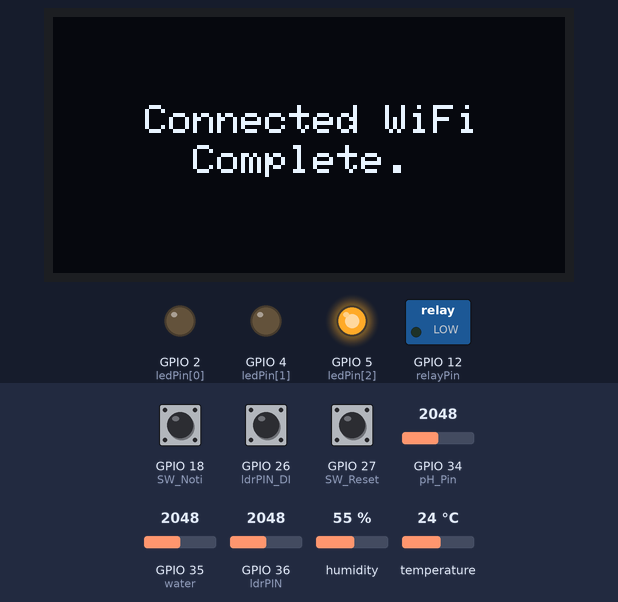
Bench run of a sketch on a simulated ESP32. On the bench: 128×64 one-colour display, switched loads named in the sketch (green lamp = pin HIGH), output pins drawn as LEDs (lit = HIGH). The test bench sets the inputs (shaded band); at power-on: temperature 24 °C, GPIO 27 (SW_Reset) HIGH, GPIO 18 (SW_Noti) HIGH, GPIO 26 (ldrPIN_DI) HIGH, GPIO 34 (pH_Pin) = 2048, GPIO 35 (water) = 2048, GPIO 36 (ldrPIN) = 2048, humidity 55 %. WiFi joins after 1.5 s; servers stay silent unless stated; uploads are accepted with an empty reply; EEPROM starts erased; what the sketch prints to the serial monitor is not drawn. At 23.5 s the program restarts the board; the recording ends there.

Above: at 1.6 s.
At 8.1 s:
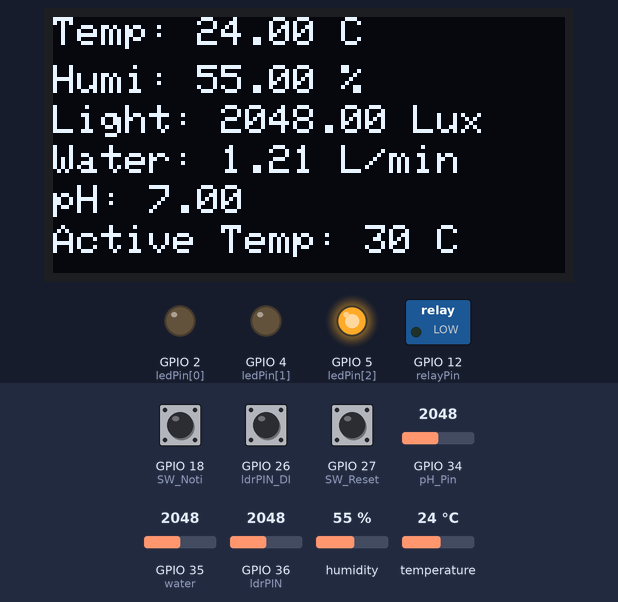
8.2 s: temperature set to 29.7 °C
At 12.7 s:
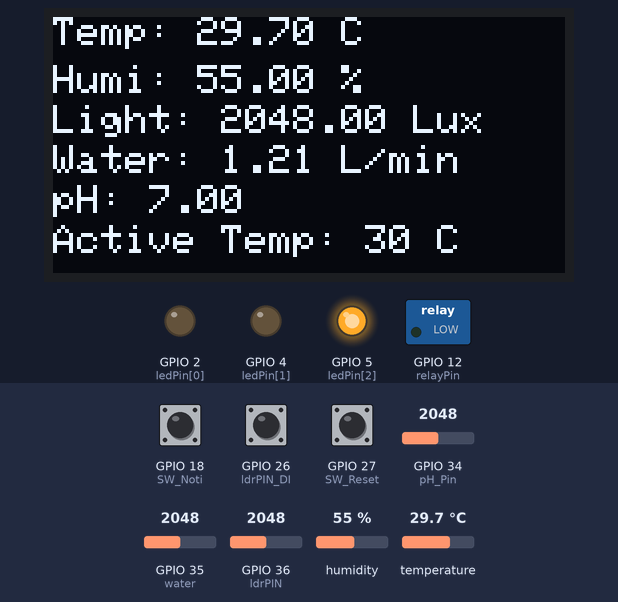
13.5 s: temperature set to 30.5 °C
At 17.8 s:
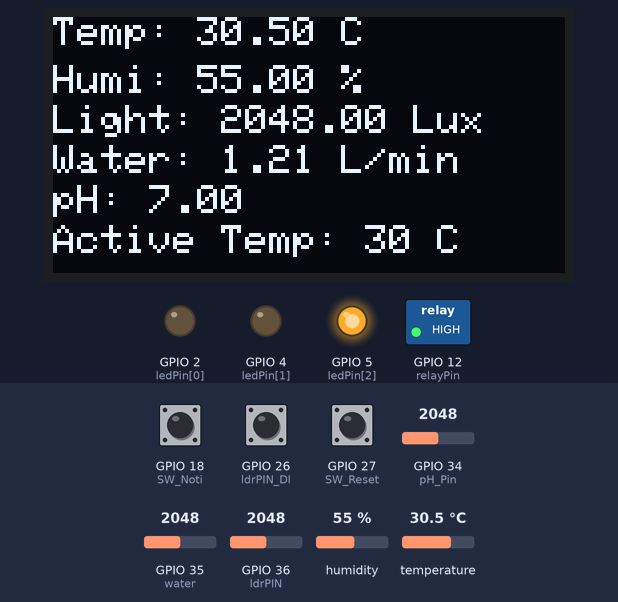
18.5 s: GPIO 27 (SW_Reset) pulled LOW for 3 s
At 18.8 s:
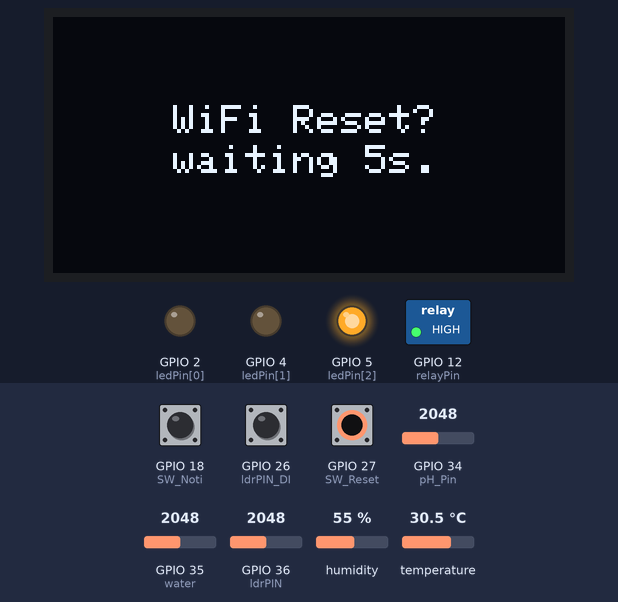
Timing chart, 0 to 21.5 s (numbered marks = the images above; inputs shaded):
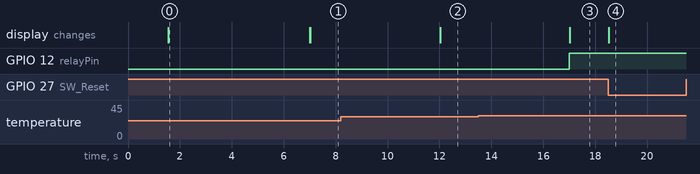

The sketch:

mini_project.ino
```cpp
#include <HTTPClient.h>
// #include <WiFiClientSecure.h>
#include <WiFiManager.h>
#include <WiFi.h>
#include "DHT.h"
#include <ArduinoJson.h>
#include <Adafruit_SH110X.h>
#include <EEPROM.h>

Adafruit_SH1106G display = Adafruit_SH1106G(128, 64, &Wire);

unsigned long lastTime = 0;
unsigned long lastNoti = 0;
unsigned long timeDelay = 5000;
unsigned long NotiDelay = 300;
float temp, humidity, ldr, ldr_d, flow;
bool statusDHT, statusRL, statusLDR, statusWT, statusFlow, statusPH;
bool statusReset = false;
bool statusNotic, statusNotic_d;
bool led1, led2;

#define SW_Reset 27
#define SW_Noti 18
#define relayPin 12
#define ldrPIN 36
#define ldrPIN_DI 26
#define pH_Pin 34
#define water 35
#define DHTPIN 14
#define DHTTYPE DHT22
int ledPin[] = {2, 4, 5};
int valueFan = 30;
float pHValue;

#define API_IP "http://172.25.11.118"
#define API_PATH_LED "/API/APISensor/fetchSensor.php"
#define API_PATH_INSERT "/API/APISensor/insertData.php"
#define API_NOTI "/API/notification.php"
#define API_LED "/API/APISensor/insertLED.php"

String APILED = String(API_IP) + String(API_PATH_LED);
String APIINSERT = String(API_IP) + String(API_PATH_INSERT);
String APINOTI = String(API_IP) + String(API_NOTI);
String APILED_IN = String(API_IP) + String(API_LED);

// WiFiClientSecure client;
WiFiManager WM;
DHT dht(DHTPIN, DHTTYPE);


void IRAM_ATTR resetWifi() {
  statusReset = true;
}

void IRAM_ATTR setNoti() {
  if (millis() - lastNoti > NotiDelay) {
    lastNoti = millis();
    statusNotic = !statusNotic;
    digitalWrite(ledPin[2], !statusNotic);
  }
}

void setup() {
  Serial.begin(115200);
  EEPROM.begin(2);

  for (int i : ledPin) pinMode(i, OUTPUT);
  pinMode(SW_Reset, INPUT_PULLUP);
  pinMode(SW_Noti, INPUT_PULLUP);
  pinMode(water, INPUT);
  pinMode(ldrPIN_DI, INPUT);
  pinMode(relayPin, OUTPUT);
  digitalWrite(relayPin, LOW);

  statusNotic = EEPROM.readBool(0);
  statusNotic_d = statusNotic;
  digitalWrite(ledPin[2], !statusNotic);

  attachInterrupt(SW_Reset, resetWifi, FALLING);
  attachInterrupt(SW_Noti, setNoti, FALLING);

  Wire.begin(21, 22);
  if (!display.begin(0x3C)) {
    Serial.println("OLED not found");
    delay(5000);
    ESP.restart();
  }

  display.clearDisplay();
  display.setTextSize(1);
  display.setTextColor(SH110X_WHITE);

  WM.setConfigPortalTimeout(180);
  WM.setAPCallback(configModeCallback);
  if (!WM.autoConnect("NAF_IOT", "00000000")) {
    display.setCursor(0, 0);
    display.println("Failed to connect & timeout");
    display.display();
    delay(2000);
    ESP.restart();
  }

  if (WiFi.status() != WL_CONNECTED) {
    display.setCursor(0, 0);
    display.println("Failed to connect, restarting...");
    display.display();
    Serial.println("Failed to connect, restarting...");
    delay(5000);
    ESP.restart();
  } else {
    display.clearDisplay();
    display.setCursor(23, 22);
    display.println("Connected WiFi");
    display.setCursor(35, 32);
    display.println("Complete.");
    display.display();
    delay(5000);
  }
  display.clearDisplay();

  dht.begin();
  // client.setInsecure();

  insert_Data();
  sensor_Contral();
}

void configModeCallback (WiFiManager *WM) {
  display.setCursor(0, 0);
  display.println("Please connect to ");

  display.setCursor(0, 12);
  display.print("WiFi : ");
  display.println(WM->getConfigPortalSSID());

  display.setCursor(0, 22);
  display.println("Password : 00000000");

  display.setCursor(0, 42);
  display.print("IP : ");
  display.println(WiFi.softAPIP());
  display.display();
}

void loop() {

  if (statusReset) {
    reset_wifimanager();
  }

  if (millis() - lastTime > timeDelay) {
    lastTime = millis();
    temp = dht.readTemperature();
    humidity = dht.readHumidity();
    ldr = analogRead(ldrPIN);
    ldr_d = digitalRead(ldrPIN_DI);
    ldr = 4096 - ldr;

    if (ldr == 4096 && ldr_d == 0) {
      statusLDR = false;
      ldr = 0;
    } else {
      statusLDR = true;
    }

    // uint32_t pulse = pulseIn(water, HIGH, 1000000);
    int VR = analogRead(water);
    uint32_t pulse = map(VR, 0, 4095, 200000, 20000);

    if (VR < 1) {
      statusWT = false;
      flow = 0;
    } else {
      statusWT = true;
      float Hz = 1000000.0 / pulse;
      flow = (Hz / 7.5);

      if (flow > 2.5) {
        statusFlow = true;
      } else {
        statusFlow = false;
      }
    }

    statusDHT = isnan(temp) || isnan(humidity) ? false : true;
    if (statusDHT) {
      statusRL = temp > valueFan ? true : false;
      digitalWrite(relayPin, statusRL);
    }

    int adcValue = analogRead(pH_Pin);
    float voltage = (adcValue / 4095.0) * 3.3;
    pHValue = (voltage / 3.3) * 14.0;

    if (pHValue < 1) {
      statusPH = false;
    } else {
      statusPH = true;
    }

    display.clearDisplay();
    display.setCursor(0, 0);
    display.print("Temp: ");
    display.print(temp);
    display.println(" C");

    display.setCursor(0, 12);
    display.print("Humi: ");
    display.print(humidity);
    display.println(" %");

    display.setCursor(0, 22);
    display.print("Light: ");
    display.print(ldr);
    display.println(" Lux");

    display.setCursor(0, 32);
    display.print("Water: ");
    display.print(flow);
    display.println(" L/min");

    display.setCursor(0, 42);
    display.print("pH: ");
    display.println(pHValue);

    display.setCursor(0, 52);
    display.print("Active Temp: ");
    display.print(valueFan);
    display.println(" C");

    display.display();

    insert_Data();
    sensor_Contral();

    if (statusNotic)
      notification();
    if (statusNotic != statusNotic_d) {
      statusNotic_d = statusNotic;
      EEPROM.writeBool(0, statusNotic);
      EEPROM.commit();
    }

    if (led1 || led2) {
      digitalWrite(ledPin[0], led1);
      digitalWrite(ledPin[1], led2);
    } else {
      if (ldr < 50) {
        digitalWrite(ledPin[0], HIGH);
        digitalWrite(ledPin[1], HIGH);
        insertLED(true);
      } else {
        digitalWrite(ledPin[0], LOW);
        digitalWrite(ledPin[1], LOW);
        insertLED(false);
      }
    }
  }
}

void insertLED(bool state) {
  HTTPClient https;
  https.begin(APILED_IN);
  https.addHeader("Content-Type", "application/json");
  DynamicJsonDocument doc(1024);

  doc["state"] = state;
  char buffer[1024];
  size_t len = serializeJson(doc, buffer);

  if(len > 0) {
    int httpResponseCode = https.POST(buffer);
    if (httpResponseCode > 0) {
        Serial.println("Complete Insert LED.");
    } else {
      Serial.println("Failed to send LED");
    }
  }
  https.end();
}

void insert_Data(){
  HTTPClient https;
  https.begin(APIINSERT);
  https.addHeader("Content-Type", "application/json");

  DynamicJsonDocument doc(1024);
  if (!statusDHT) {
    doc["hum"].set(nullptr);
    doc["temp"].set(nullptr);
  } else {
    doc["temp"] = temp;
    doc["hum"] = humidity;
  }
  if (!statusLDR)
    doc["light"].set(nullptr);
  else
    doc["light"] = ldr;
  if (!statusWT)
    doc["flow"].set(nullptr);
  else
    doc["flow"] = flow;
  if (!statusPH)
    doc["pH"].set(nullptr);
  else
    doc["pH"] = pHValue;

  doc["statusDHT"] = statusDHT;
  doc["statusRL"] = statusRL;
  doc["statusLDR"] = statusLDR;
  doc["statusWT"] = statusWT;
  doc["statusFlow"] = statusFlow;
  doc["statusPH"] = statusPH;
  char buffer[1024];
  size_t len = serializeJson(doc, buffer);

  if(len > 0) {
    int httpResponseCode = https.POST(buffer);
    if (httpResponseCode > 0) {
      Serial.println("Sensor Data Sent: " + String(buffer));
    } else {
      Serial.println("Failed to send data");
    }
  }
  https.end();
}

void sensor_Contral(){
  HTTPClient https;
  https.begin(APILED);
  int httpResponseCode = https.GET();

  if (httpResponseCode > 0) {
    String payload = https.getString();

    DynamicJsonDocument doc(1024);
    DeserializationError error = deserializeJson(doc, payload);

    if (!error) {
      led1 = doc["led1"]["status"];
      led2 = doc["led2"]["status"];
      valueFan = doc["fan"]["value"];
    }
  } else {
      display.display();
  }
  https.end();
}


void notification() {
  HTTPClient https;
  https.begin(APINOTI);
  https.addHeader("Content-Type", "application/json");

  DynamicJsonDocument doc(1024);
  doc["dht"] = statusDHT;
  doc["ldr"] = statusLDR;
  doc["water"] = statusWT;
  doc["flow"] = statusFlow;
  doc["flow"] = statusFlow;
  doc["lit"] = flow;
  doc["ph"] = statusPH;
  doc["ph_v"] = pHValue;
  doc["temp"] = temp;

  char buffer[1024];
  size_t len = serializeJson(doc, buffer);

  if(len > 0) {
    int httpResponseCode = https.POST(buffer);
    if (httpResponseCode > 0) {
      Serial.println("Sensor Noti Sent: " + String(buffer));
    } else {
      Serial.println("Failed to notification.");
    }
  }
  https.end();
}

void reset_wifimanager(){
  display.clearDisplay();
  display.setCursor(30, 22);
  display.println("WiFi Reset?");
  display.setCursor(30, 32);
  display.println("waiting 5s.");
  display.display();

  Serial.println("WiFi Reset? Ple. waiting 5s.");
  delay(5000);
  if(digitalRead(SW_Reset) == LOW){
    delay(10);
    while(digitalRead(SW_Reset) == LOW){
      delay(10);
      WM.resetSettings();
    }
    display.clearDisplay();
    display.setCursor(5, 22);
    display.println("WiFi Reset Setting.");
    display.display();

    Serial.println("WiFi Resrt Setting .. OK");
    WM.resetSettings();
  }
  ESP.restart();
}
```

Measured:
- the behaviour switches between 30 and 30.1 °C on temperature (found by bisection; images 2 and 3)
- after the input at 8.2 s, the display: changes after 3.8 s (image 2)
- after the input at 13.5 s, GPIO 12 (relayPin): LOW → HIGH after 3.5 s; the display: changes after 3.5 s (image 3)
- after the input at 18.5 s, the display: changes at once (image 4)
- what the display in image 0 shows lasts 5.4 s, from 1.6 s to 7.0 s
